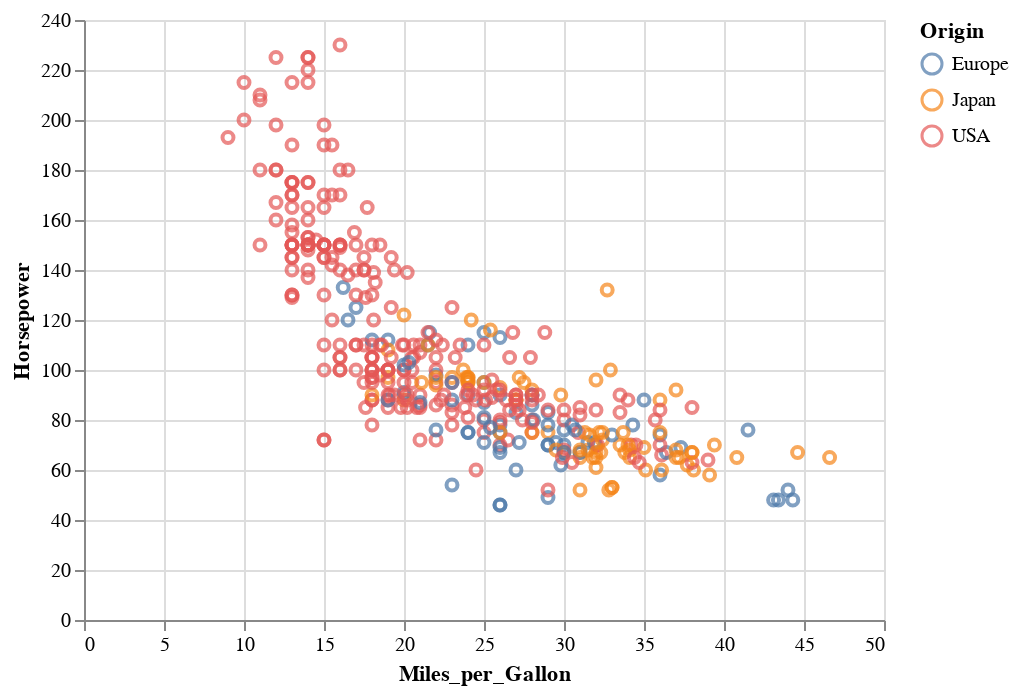

This figure's notebook cell:
### Markdown cell above
Nas aulas passados vimos que podemos atribuir a cor de elementos gráficos usando uma outra coluna. Se a coluna for categórica, produziremos um guia com cores de tonalidades distintas para a separação visual de cada categoria:

### Code cell
alt.Chart(cars).mark_point().encode(
    x='Miles_per_Gallon',
    y='Horsepower',
    color='Origin'
)

### Figure 1 — Vega-Lite specification as saved in the notebook (floating-point values rounded to 4 significant figures; data arrays with more than 128 entries replaced by an {"elided": "..."} marker saying what was removed)
{"config": {"view": {"continuousWidth": 400, "continuousHeight": 300}}, "data": {"name": "data-f02450ab61490a1363517a0190416235"}, "mark": "point", "encoding": {"color": {"field": "Origin", "type": "nominal"}, "x": {"field": "Miles_per_Gallon", "type": "quantitative"}, "y": {"field": "Horsepower", "type": "quantitative"}}, "$schema": "https://vega.github.io/schema/vega-lite/v4.17.0.json", "datasets": {"data-f02450ab61490a1363517a0190416235": {"elided": "406 records"}}}
